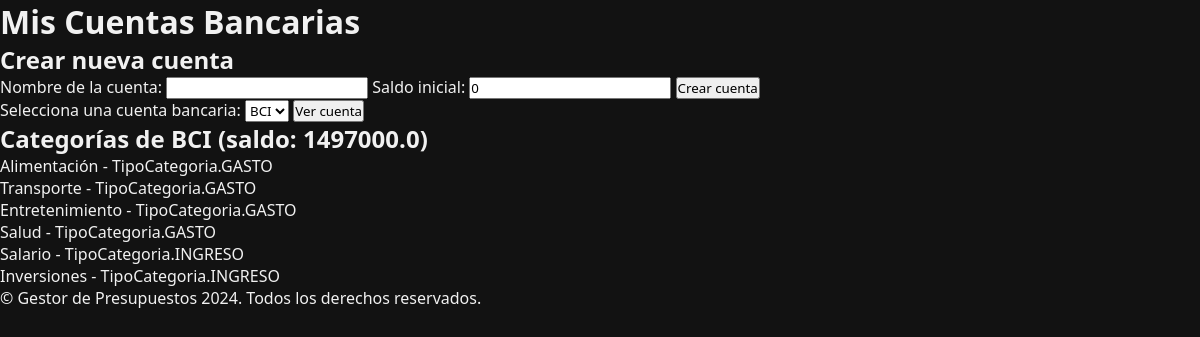
The app's page /cuentas/obtener/1 (signed in), older data.
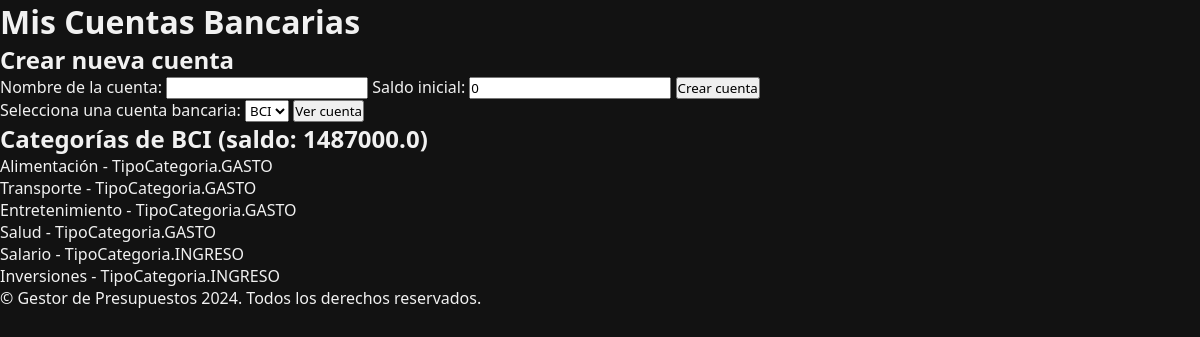
The same page, newer data.
### modelos/cuenta_bancaria.py (models this page shows, shortened)
class CuentaBancaria(db.Model):
    __tablename__ = 'cuentas_bancarias'
    id = db.Column(db.Integer, primary_key=True)
    nombre = db.Column(db.String(100), nullable=False)
    saldo = db.Column(db.Float, default=0)
    usuario_id = db.Column(db.Integer, db.ForeignKey('usuarios.id'), nullable=False)
    usuario = db.relationship("Usuario", back_populates="cuentas_bancarias")
    categorias = db.relationship("Categoria", back_populates="cuenta_bancaria")
    transacciones = db.relationship("Transaccion", back_populates="cuenta_bancaria")

### rutas/cuenta_bancaria_rutas.py (the view)
@cuenta_rutas.route('/obtener/<int:cuenta_id>', methods=['GET'])
def datos_cuenta(cuenta_id):
    usuario_id = session.get('usuario_id')
    if not usuario_id:
        flash('Necesitas iniciar sesión para ver tus cuentas.', 'warning')
        return redirect(url_for('usuario_rutas.login'))
    cuenta = CuentaBancariaServicio.obtener_cuenta_por_id(cuenta_id)
    if not cuenta:
        flash('Cuenta no encontrada.', 'danger')
        return redirect(url_for('cuenta_rutas.gestionar_cuentas'))
    categorias = CategoriaServicio.obtener_categorias(cuenta_id)
    lista_categorias = [c for c in categorias]
    cuentas = CuentaBancariaServicio.obtener_cuentas(cuenta.usuario_id)
    return render_template('cuentas.html', cuentas=cuentas, cuenta=cuenta, categorias=lista_categorias)

### app.py (called while the page is built)
def create_app():
    app = crear_app()
    app.register_blueprint(cuenta_rutas, url_prefix='/cuentas')
    app.register_blueprint(categoria_rutas, url_prefix='/api')
    app.register_blueprint(presupuesto_rutas, url_prefix='/api')
    app.register_blueprint(transaccion_rutas, url_prefix='/transacciones')
    app.register_blueprint(usuario_rutas, url_prefix='/api')
    app.register_blueprint(index_rutas)
    init_logging(app)
    @app.context_processor
    def inject_csrf_token():
        return dict(csrf_token=generar_token_csrf)
    return app

### servicios/base_datos.py (called while the page is built)
    @staticmethod
    def obtener_por_id(modelo, id_):
        return modelo.query.get(id_)

    @staticmethod
    def obtener_con_filtro(modelo, condiciones=[]):
        return modelo.query.filter(*condiciones).all()

### servicios/categoria_servicio.py (called while the page is built)
    @staticmethod
    def obtener_categorias(cuenta_id):
        categorias = ServicioBaseDatos.obtener_con_filtro(Categoria, [Categoria.cuenta_id == cuenta_id])
        if categorias:
            logging.info("Obtenidas %d categorías para la cuenta %s", len(categorias), cuenta_id)
        else:
            return []
        return categorias

### templates/cuentas.html (shortened to what this page needs)
<!DOCTYPE html>
<html lang="es">
<head>
    <link rel="stylesheet" href="{{ url_for('static', filename='css/dashboard.css') }}">
</head>
<body>
    <header>
        <h1>Mis Cuentas Bancarias</h1>
    </header>
    <main>
        <h2>Crear nueva cuenta</h2>
        <form method="post" action="{{ url_for('cuenta_rutas.gestionar_cuentas') }}">
            <label for="nombre">Nombre de la cuenta:</label>
            <input type="text" name="nombre" required>
            <label for="saldo_inicial">Saldo inicial:</label>
            <input type="number" name="saldo_inicial" value="0" step="0.01" required>
            <button type="submit">Crear cuenta</button>
        </form>
        <form action="" method="get" onsubmit="return redirigirACuentaSeleccionada();">
            <label for="cuenta">Selecciona una cuenta bancaria:</label>
            <select name="cuenta_id" id="cuenta">
              {% for cuenta in cuentas %}
                <option value="{{ cuenta.id }}">{{ cuenta.nombre }}</option>
              {% endfor %}
            </select>
            <button type="submit">Ver cuenta</button>
          </form>
          {% if cuenta %}
          <h2>Categorías de {{ cuenta.nombre }} (saldo: {{ cuenta.saldo }})</h2>
          <ul>
            {% for cat in categorias %}
              <li>{{ cat.nombre }} - {{ cat.tipo }}</li>
            {% endfor %}
          </ul>
        {% else %}
          <p>Selecciona una cuenta para ver sus categorías.</p>
        {% endif %}
    </main>
    <footer>
        <p>&copy; Gestor de Presupuestos 2024. Todos los derechos reservados.</p>
    </footer>
</body>
</html>

Row changes from the older to the newer data that the page shows:
changed CuentaBancaria "BCI": saldo "1497000.0" → "1487000.0"
